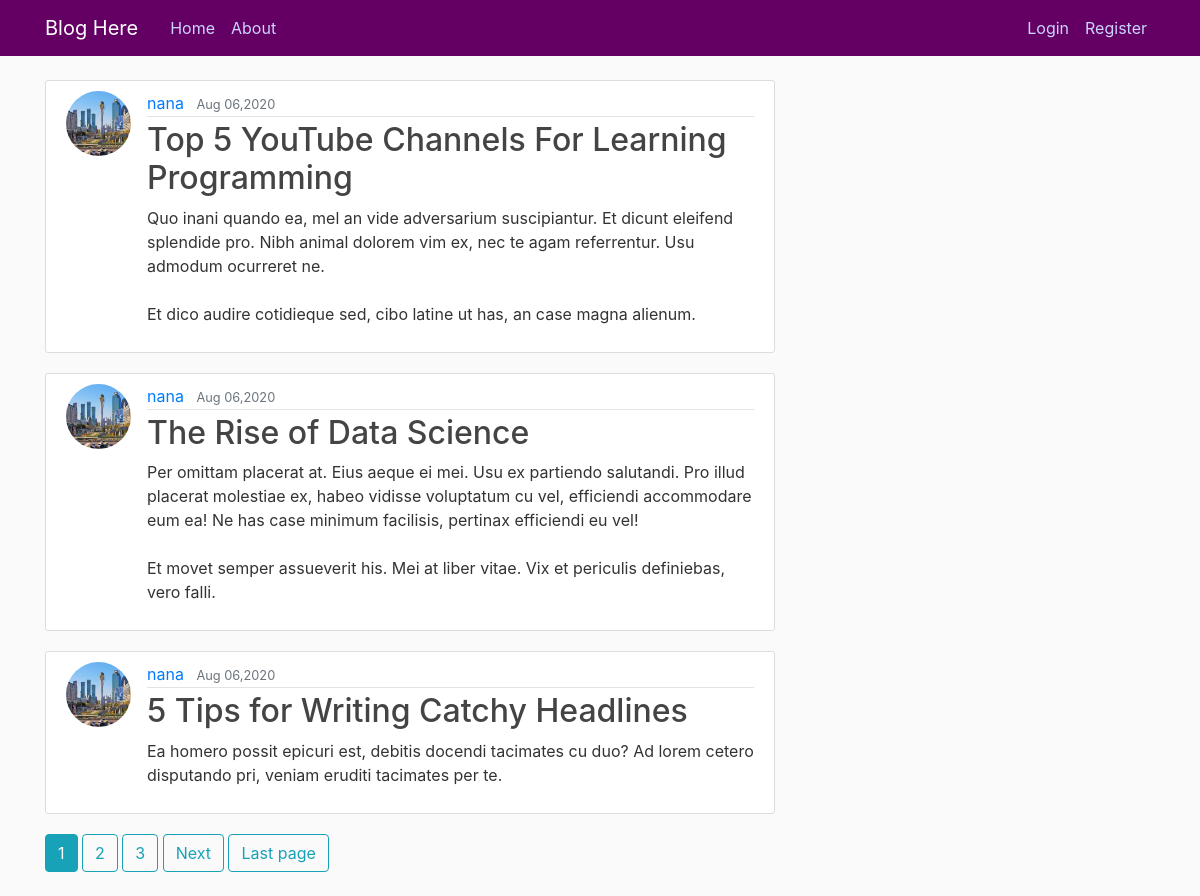
The page / on the database its author committed.
### blog/models.py (models this page shows, shortened)
class Post(models.Model):
    title = models.CharField(max_length=100)
    content = models.TextField()
    date = models.DateTimeField(default=timezone.now)
    author = models.ForeignKey(User, on_delete=models.CASCADE)

### users/models.py (models this page shows, shortened)
class Profile(models.Model):
    user = models.OneToOneField(User, on_delete=models.CASCADE)
    image = models.ImageField(default='default.jpg', upload_to='profile_pics')

### blog/views.py (the view)
# urls.py: path('', views.PostListView.as_view(), name='blog-home'),
class PostListView(ListView):
    posts = Post.objects.all()
    context = {'posts': posts}
    model = Post
    template_name = 'blog/home.html'
    ordering = ['-date']
    paginate_by = 3
    context_object_name = 'posts'

### blog/templates/blog/home.html (shortened to what this page needs)
{% extends "blog/base.html" %}
    {% block content %}
        {% for post in posts %}
            <article class="media content-section">
              <img class="rounded-circle article-img" src="{{ post.author.profile.image.url }}">
              <div class="media-body">
                <div class="article-metadata">
                    <a class="mr-2" href="{% url 'user-posts' post.author.username %}">{{ post.author }}</a>
                  <small class="text-muted">{{ post.date|date:"M d,Y"}}</small>
                </div>
                <h2><a class="article-title" href="{% url 'post-detail' post.id %}">{{ post.title }}</a></h2>
                <p class="article-content">{{ post.content }}</p>
              </div>
            </article>
    {% endfor %}
    {% if is_paginated %}
        {% for num in page_obj.paginator.page_range %}
            {% if page_obj.number == num %}
                <a href="?page={{ num }}" class="btn btn-info mb-4">{{ num }}</a>
            {% elif num > page_obj.number|add:'-3' and num < page_obj.number|add:'3'%}
                <a href="?page={{ num }}" class="btn btn-outline-info mb-4">{{ num }}</a>
            {% endif %}
        {% endfor %}
        {% if page_obj.has_next %}
            <a href="?page={{page_obj.next_page_number}}" class="btn btn-outline-info mb-4"> Next </a>
            <a href="?page={{page_obj.paginator.num_pages}}" class="btn btn-outline-info mb-4"> Last page </a>
        {% endif %}
    {% endif %}
{% endblock content %}

### blog/templates/blog/base.html (shortened to what this page needs)
{% load static %}
<!DOCTYPE html>
<html lang="en">
<head>
    <link rel="stylesheet" type="text/css" href="{%static 'blog/bootstrap.min.css' %}">
    <link rel="stylesheet" type="text/css" href="{%static 'blog/main.css' %}">
</head>
<body>
    <header class="site-header">
    <nav class="navbar navbar-expand-md navbar-dark bg-steel fixed-top">
    <div class="container">
      <a class="navbar-brand mr-4" href="/">Blog Here</a>
      <div class="collapse navbar-collapse" id="navbarToggle">
        <div class="navbar-nav mr-auto">
          <a class="nav-item nav-link" href="{% url 'blog-home' %}">Home</a>
          <a class="nav-item nav-link" href="{% url 'blog-about' %}">About</a>
        </div>
            <div class="navbar-nav">
              {% if user.is_authenticated %}
                  <a class="nav-item nav-link" href="{% url 'post-create' %}">Create</a>
                  <a class="nav-item nav-link" href="{% url 'profile' %}">Profile</a>
                  <a class="nav-item nav-link" href="{% url 'logout' %}">Logout</a>
              {% else %}
                  <a class="nav-item nav-link" href="{% url 'login' %}">Login</a>
                  <a class="nav-item nav-link" href="{% url 'register' %}">Register</a>
              {% endif %}
            </div>
          </div>
        </div>
      </nav>
    </header>
    <main role="main" class="container">
      <div class="row">
        <div class="col-md-8">
          {% block content %}{% endblock %}
        </div>
      </div>
    </main>
</body>
</html>

### blog/static/blog/main.css (style rules this page uses)
body { background: #fafafa; color: #333333; margin-top: 5rem; }
h1, h2, h3, h4, h5, h6 { color: #111111; }
.bg-steel { background-color: #640064; }
.site-header .navbar-nav .nav-link { color: #cbd5ff; }
.content-section { background: #ffffff; padding: 10px 20px; border: 1px solid #dddddd; border-radius: 3px; margin-bottom: 20px; }
.article-title { color: #444444; }
.article-content { white-space: pre-line; }
.article-img { height: 65px; width: 65px; margin-right: 16px; }
.article-metadata { padding-bottom: 1px; margin-bottom: 4px; border-bottom: 1px solid #e3e3e3 }

### rows shown on the page
Post: author.profile.image (picture), author "nana", date "Aug 06,2020", title "Top 5 YouTube Channels For Learning Programming", content "Quo inani quando ea, mel an vide adversarium suscipiantur. Et dicunt eleifend splendide pro. Nibh animal dolorem vim ex, nec te agam referrentur. Usu admodum ocurreret ne. Et dico audire cotidieque sed, cibo latine ut has, an case magna alienum."
Post: author.profile.image (picture), author "nana", date "Aug 06,2020", title "The Rise of Data Science", content "Per omittam placerat at. Eius aeque ei mei. Usu ex partiendo salutandi. Pro illud placerat molestiae ex, habeo vidisse voluptatum cu vel, efficiendi accommodare eum ea! Ne has case minimum facilisis, pertinax efficiendi eu vel! Et movet semper assueverit his. Mei at liber vitae. Vix et periculis definiebas, vero falli."
Post: author.profile.image (picture), author "nana", date "Aug 06,2020", title "5 Tips for Writing Catchy Headlines", content "Ea homero possit epicuri est, debitis docendi tacimates cu duo? Ad lorem cetero disputando pri, veniam eruditi tacimates per te."

### other values the page prints
{{ num }} "1"
{{ num }} "2" "3"
